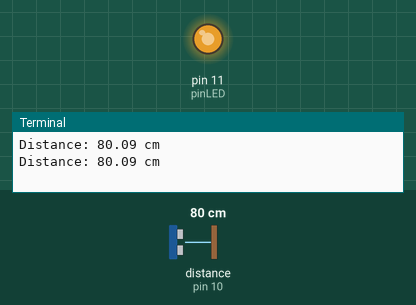
A program run on a simulated Raspberry Pi (header pin numbers). On the bench: output pins drawn as LEDs (lit = HIGH), the last lines printed to the terminal. The test bench sets the inputs (shaded band); at power-on: distance to the obstacle (sensor on pin 10) 80 cm. The echo pulse lasts 58.3 µs per cm; the clock reads 2024-03-15 10:24:30 at power-on unless the program sets it; pins used as bus, display or sensor lines are not drawn.

Above: at 1.2 s.
1.3 s: distance to the obstacle (sensor on pin 10) set to 2 cm
At 3.2 s:
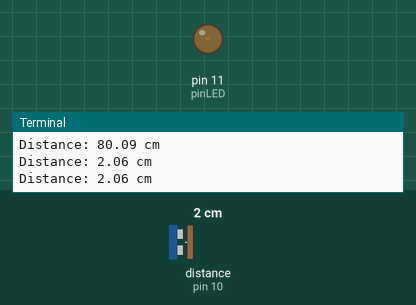
3.5 s: distance to the obstacle (sensor on pin 10) set to 35 cm
At 4.9 s:
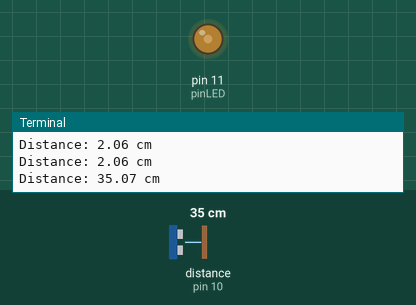
5.5 s: distance to the obstacle (sensor on pin 10) set to 60 cm
At 6.7 s:
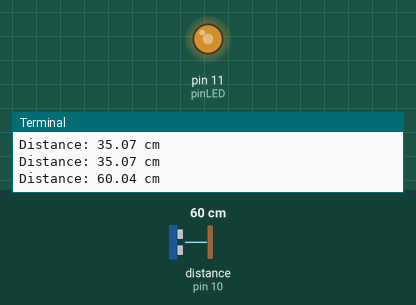
Timing chart, 0 to 8.5 s (numbered marks = the images above; inputs shaded):
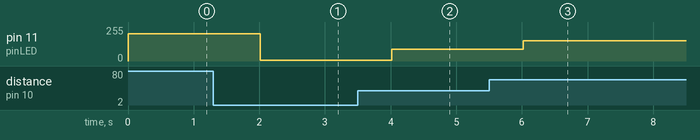

The program:

PWM.py
```python
import RPi.GPIO as GPIO
import time
GPIO.setmode(GPIO.BOARD)

# Declare pins
pinTrig = 8
pinEcho = 10
pinLED = 11

# Set-up Pins
GPIO.setup(pinTrig, GPIO.OUT)
GPIO.setup(pinEcho, GPIO.IN)
GPIO.setup(pinLED, GPIO.OUT)

# Declare pwm pin/variable
pwm = GPIO.PWM(pinLED, 100)
pwm.start(0)

# Enter loop
while True:
    # Trigger sensor
    GPIO.output(pinTrig, True)
    time.sleep(0.00001)
    GPIO.output(pinTrig, False)

    # Sensor start recording
    while GPIO.input(pinEcho) == 0:
        pulse_start = time.time()

    # Sensor stop recording
    while GPIO.input(pinEcho) == 1:
        pulse_end = time.time()

    # Calculate distance & print
    pulse_duration = pulse_end - pulse_start
    distance = pulse_duration * 17150
    distance = round(distance, 2)
    print("Distance:", distance, "cm")

    # Get value for PWM
    pwmVal = round(distance, 0)

    # Check if pwmVal is within range. Limited to 100cm
    if (pwmVal < 100):
        pwm.ChangeDutyCycle(pwmVal)
    else:
        pwmVal = 100
        pwm.ChangeDutyCycle(pwmVal)

    time.sleep(1)

# Close script, free resources
GPIO.output(pinTrig, False)
GPIO.cleanup()
```

Measured:
- after the input at 1.3 s, pin 11 (pinLED): 204/255 → 5/255 after 0.71 s
- after the input at 3.5 s, pin 11 (pinLED): 5/255 → 89/255 after 0.52 s
- after the input at 5.5 s, pin 11 (pinLED): 89/255 → 153/255 after 0.52 s
